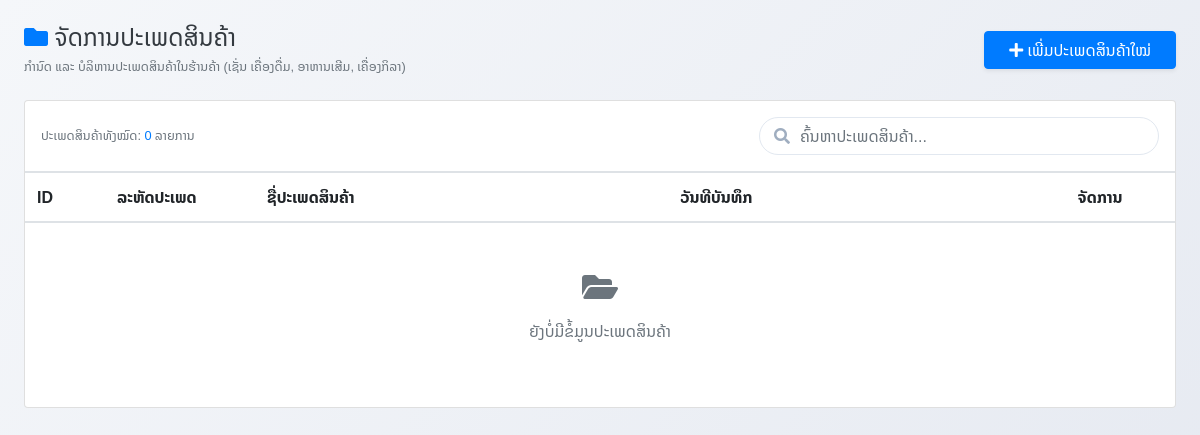
Page /pages/product_categories.php (signed in) on the earlier database version.
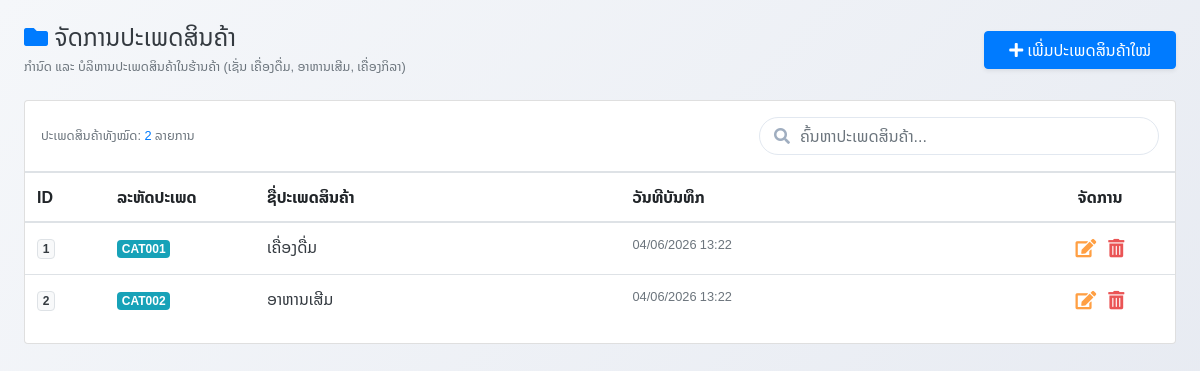
Same page on the later database version.
### tables this page shows
CREATE TABLE `product_categories` (
  `category_id` int(11) NOT NULL AUTO_INCREMENT,
  `category_code` varchar(50) NOT NULL DEFAULT '',
  `category_name` varchar(100) NOT NULL,
  `created_at` datetime DEFAULT current_timestamp(),
  PRIMARY KEY (`category_id`),
  UNIQUE KEY `category_code` (`category_code`)
);

### pages/product_categories.php (the view, shortened to what this page needs)
<?php
require_once '../config/db.php';
$categories = [];
$sql = "SELECT * FROM product_categories ORDER BY category_id ASC";
$result = mysqli_query($conn, $sql);
if ($result) {
    while ($row = mysqli_fetch_assoc($result)) {
        $categories[] = $row;
    }
}
?>
<!DOCTYPE html>
<html lang="lo">
<head>
    <link rel="stylesheet" href="../assets/css/local-font.css?v=<?php echo time(); ?>">
    <link rel="stylesheet" href="../bootstrap/css/bootstrap.min.css">
    <link rel="stylesheet" href="../icon/css/all.min.css">
    <link rel="stylesheet" href="../assets/css/pages/users-manage.css">
</head>
<body>
<div class="container-fluid py-4 px-3 px-md-4">
    <div class="d-flex flex-wrap justify-content-between align-items-center mb-4 gap-2">
        <div>
            <h4 class="fw-bold text-dark mb-1">
                <i class="fas fa-folder text-primary me-2"></i> ຈັດການປະເພດສິນຄ້າ
            </h4>
            <p class="text-muted small mb-0">ກຳນົດ ແລະ ບໍລິຫານປະເພດສິນຄ້າໃນຮ້ານຄ້າ (ເຊັ່ນ ເຄື່ອງດື່ມ, ອາຫານເສີມ, ເຄື່ອງກິລາ)</p>
        </div>
        <div>
            <button class="btn btn-primary rounded-pill px-4 shadow-sm" onclick="openCreateModal()">
                <i class="fas fa-plus me-1"></i> ເພີ່ມປະເພດສິນຄ້າໃໝ່
            </button>
        </div>
    </div>
    <div class="card card-custom">
        <div class="card-body p-0">
            <div class="p-3 border-bottom d-flex flex-wrap justify-content-between align-items-center gap-3">
                <div class="d-flex align-items-center flex-wrap gap-3">
                    <div class="text-muted small">
                        ປະເພດສິນຄ້າທັງໝົດ: <span class="fw-bold text-primary" id="categoryCount"><?= count($categories) ?></span> ລາຍການ
                    </div>
                </div>
                <div class="search-box flex-grow-1" style="max-width: 400px;">
                    <i class="fas fa-search"></i>
                    <input type="text" id="searchInput" class="form-control" placeholder="ຄົ້ນຫາປະເພດສິນຄ້າ...">
                </div>
            </div>
            <div class="table-responsive">
                <table class="table table-custom table-hover align-middle">
                    <thead>
                        <tr>
                            <th style="width: 80px;">ID</th>
                            <th style="width: 150px;">ລະຫັດປະເພດ</th>
                            <th>ຊື່ປະເພດສິນຄ້າ</th>
                            <th>ວັນທີບັນທຶກ</th>
                            <th class="text-center" style="width: 150px;">ຈັດການ</th>
                        </tr>
                    </thead>
                    <tbody id="categoryTableBody">
                        <?php if (empty($categories)): ?>
                            <tr>
                                <td colspan="5" class="text-center py-5 text-muted">
                                    <i class="fas fa-folder-open fa-2x mb-3 d-block"></i>
                                    ຍັງບໍ່ມີຂໍ້ມູນປະເພດສິນຄ້າ
                                </td>
                            </tr>
                        <?php else: ?>
                            <?php foreach ($categories as $c): ?>
                                <tr class="category-row">
                                    <td><span class="badge bg-light text-dark border"><?= $c['category_id'] ?></span></td>
                                    <td><span class="badge bg-info text-white"><?= htmlspecialchars($c['category_code']) ?></span></td>
                                    <td class="fw-bold text-dark"><?= htmlspecialchars($c['category_name']) ?></td>
                                    <td class="text-muted small"><?= date('d/m/Y H:i', strtotime($c['created_at'])) ?></td>
                                    <td class="text-center">
                                        <div class="d-flex justify-content-center gap-1">
                                            <button class="btn btn-warning btn-sm btn-action" onclick="openEditModal(<?= $c['category_id'] ?>)" title="ແກ້ໄຂ">
                                                <i class="fas fa-edit"></i>
                                            </button>
                                            <button class="btn btn-danger btn-sm btn-action" onclick="deleteCategory(<?= $c['category_id'] ?>)" title="ລົບ">
                                                <i class="fas fa-trash-alt"></i>
                                            </button>
                                        </div>
                                    </td>
                                </tr>
                            <?php endforeach; ?>
                        <?php endif; ?>
                    </tbody>
                </table>
            </div>
        </div>
    </div>
</div>
</body>
</html>

Differences in the rows shown:
added product_categories: category_id "1", category_code "CAT001", category_name "ເຄື່ອງດື່ມ", created_at "04/06/2026 13:22"
added product_categories: category_id "2", category_code "CAT002", category_name "ອາຫານເສີມ", created_at "04/06/2026 13:22"
Other differences:
count($categories): "0" → "2"
text no longer shown: "ຍັງບໍ່ມີຂໍ້ມູນປະເພດສິນຄ້າ"
